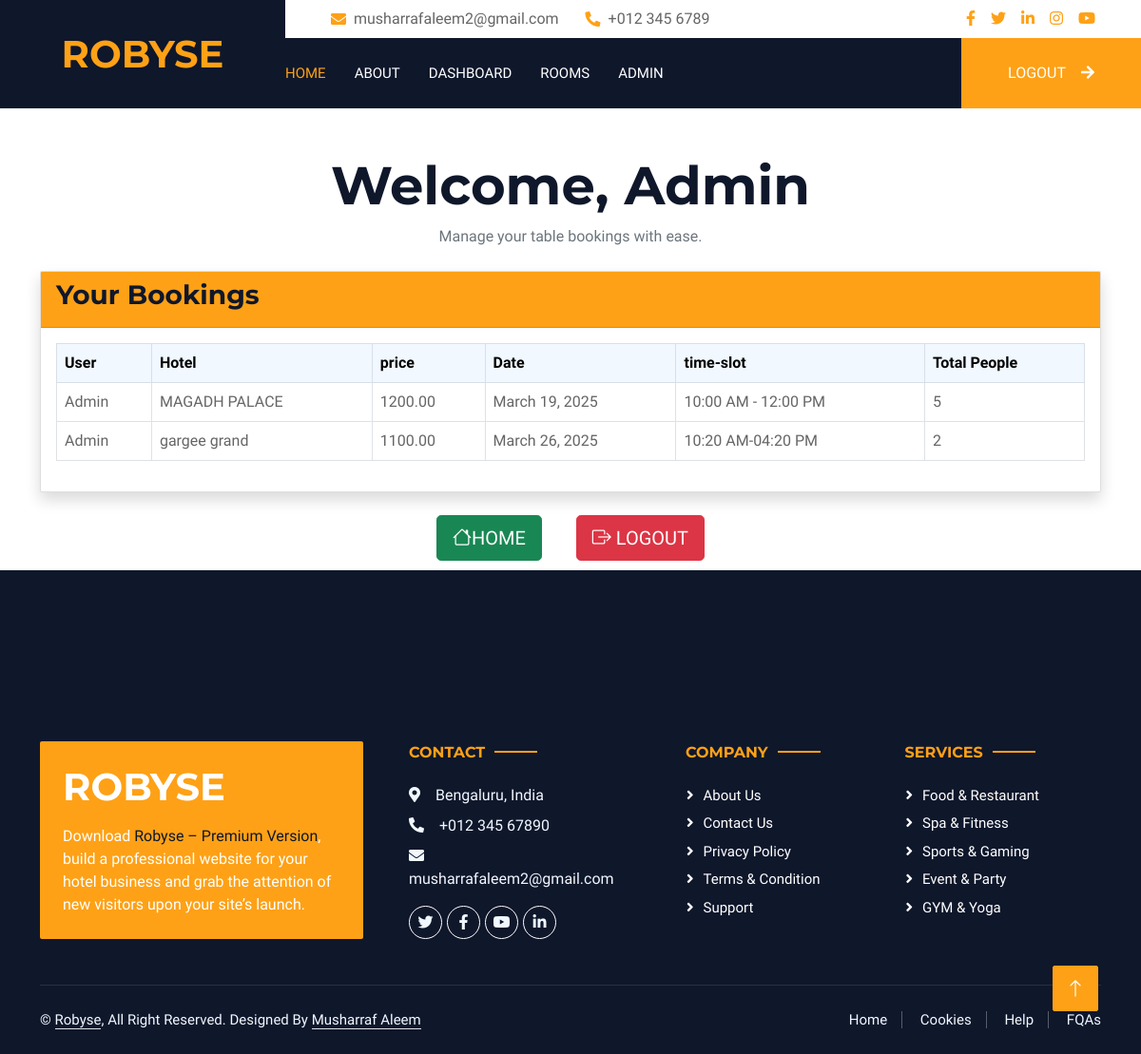
Page /dashboard/ (signed in) on the earlier database version.
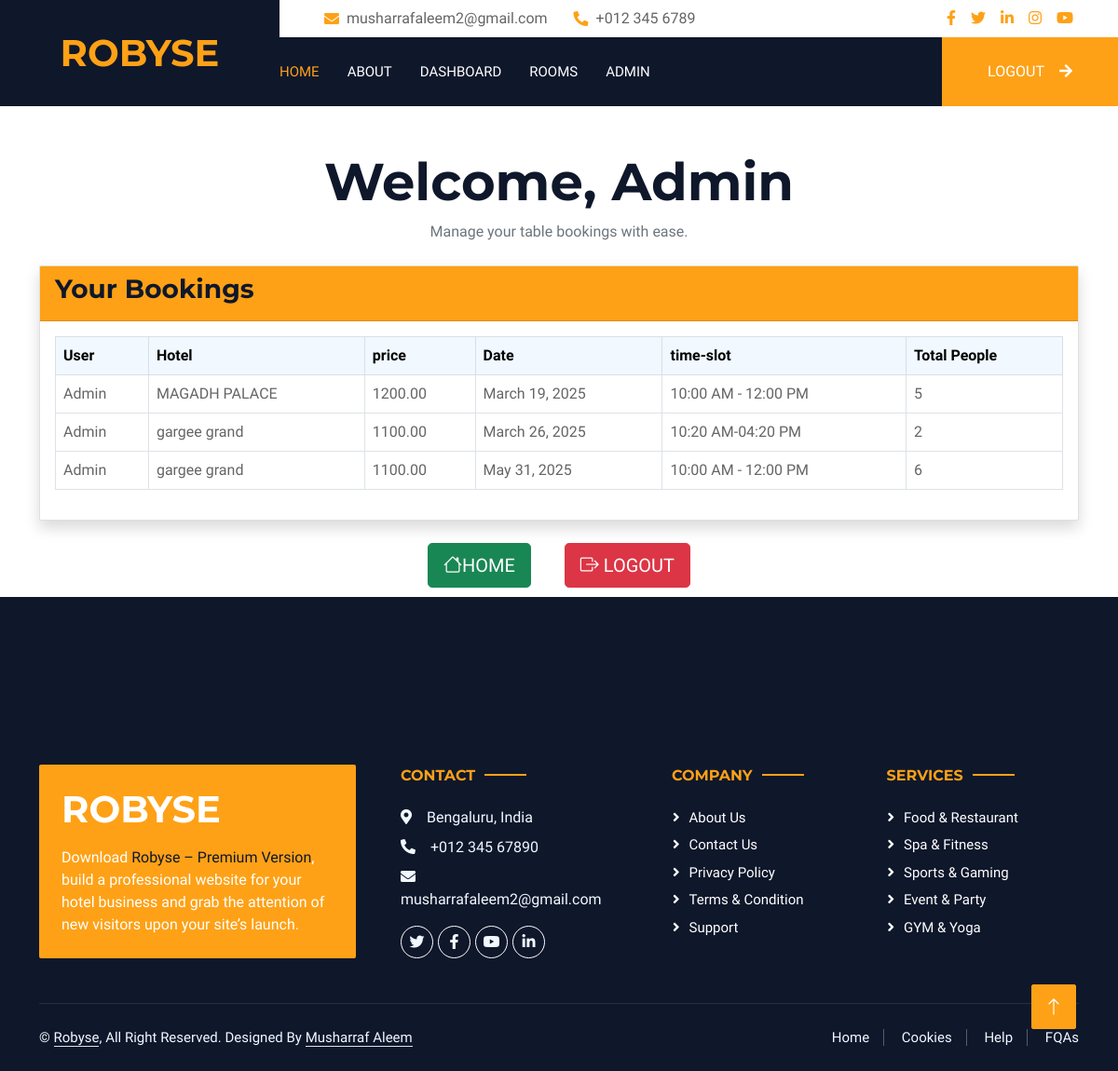
Same page on the later database version.
### app/models.py (models this page shows, shortened)
class Booking(models.Model):
    instance = models.ForeignKey('Model1', on_delete=models.CASCADE)
    user = models.ForeignKey(User, on_delete=models.CASCADE, related_name='booking')
    name = models.CharField(max_length=255)  # Auto-filled
    price = models.DecimalField(max_digits=10, decimal_places=2)  # Auto-filled
    date = models.DateField()
    time_slot = models.CharField(max_length=50)
    number_of_people = models.PositiveIntegerField()

### app/views.py (the view)
# urls.py: path('dashboard/', dashboard, name='dashboard'),
@login_required
def dashboard(request):
    user = request.user
    feedbacks = user.feedback.all()
    bookings = user.booking.all()
    return render(request, 'dashboard.html', {'feedbacks':feedbacks,'bookings': bookings})

### templates/dashboard.html (shortened to what this page needs)
{% extends 'base1.html' %}
{% load static %}
{% block content %}
<div class="container py-5">
    <div class="text-center mb-4">
        <h1 class="display-4">Welcome, {{ user.username }}</h1>
        <p class="text-muted">Manage your table bookings with ease.</p>
    </div>
    <div class="card shadow mb-4">
        <div class="card-header bg-primary text-white">
            <h3 class="card-title">Your Bookings</h3>
        </div>
        <div class="card-body">
            {% if bookings %}
            <div class="table-responsive">
                <table class="table table-bordered table-hover">
                    <thead class="table-light">
                        <tr>
                            <th>User</th>
                            <th>Hotel</th>
                            <th>price</th>
                            <th>Date</th>
                            <th>time-slot</th>
                            <th>Total People</th>
                        </tr>
                    </thead>
                    <tbody>
                        {% for b in bookings %}
                        <tr>
                            <td>{{ b.user }}</td>
                            <td>{{ b.name }}</td>
                            <td>{{ b.price }}</td>
                            <td>{{ b.date }}</td>
                            <td>{{ b.time_slot }}</td>
                            <td>{{ b.number_of_people }}</td>
                        </tr>
                        {% endfor %}
                    </tbody>
                </table>
            </div>
            {% else %}
            <p class="text-center text-muted">No bookings yet! Click below to book a table.</p>
            {% endif %}
        </div>
    </div>
    <div class="d-flex justify-content-center gap-3">
        <a href="{% url 'home_view' %}" class="btn btn-success btn-lg">
            <i class="bi bi-house"></i>home
        </a>&nbsp;
        <form action="{% url 'logout' %}" method="POST">
            <button type="submit" class="btn btn-danger btn-lg">
                <i class="bi bi-box-arrow-right"></i> Logout
            </button>
        </form>
    </div>
</div><br><br><br>
{% endblock %}

Differences in the rows shown:
added Booking: user "Admin", name "gargee grand", price "1100.00", date "May 31, 2025", time_slot "10:00 AM - 12:00 PM", number_of_people "6"
